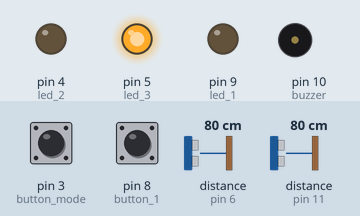
Recording of a sketch running on a simulated Arduino Uno, built with avr-gcc and run on an emulated ATmega328P. Parts: output pins drawn as LEDs (lit = HIGH), buzzer (waves = sounding, pin HIGH). The test bench sets the inputs (shaded band); at power-on: pin 3 (button_mode) LOW, pin 8 (button_1) LOW, distance to the obstacle (sensors on pin 6, pin 11) 80 cm. The echo pulse lasts 58.3 µs per cm; pins used as bus, display or sensor lines are not drawn.

Above: at 1.2 s.
1.3 s: pin 3 (button_mode) pulled HIGH for 0.15 s
At 2.6 s:
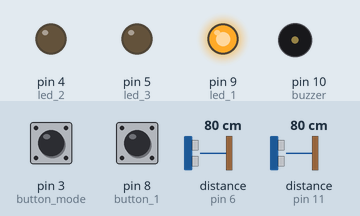
2.9 s: pin 8 (button_1) pulled HIGH for 0.15 s
At 3.8 s:
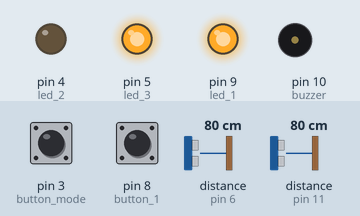
4.5 s: pin 3 (button_mode) pulled HIGH for 1 s
At 6.8 s:
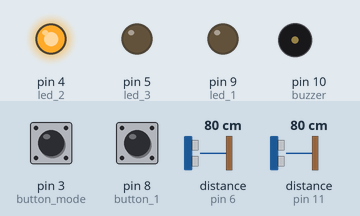
7.1 s: pin 3 (button_mode) pulled HIGH for 3.2 s
At 11.6 s:
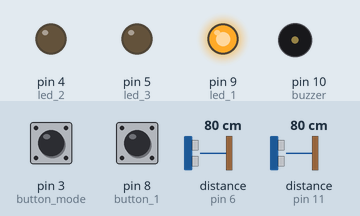
11.9 s: pin 8 (button_1) pulled HIGH for 1 s
At 13.0 s:
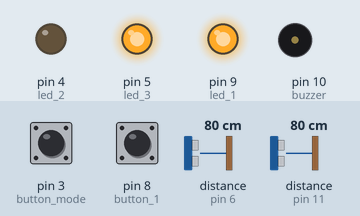
Timing chart, 0 to 14.9 s (numbered marks = the images above; inputs shaded):
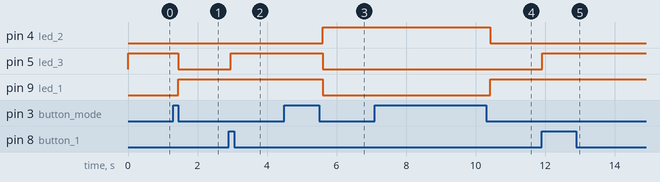

The sketch:

present1.ino
```cpp
#define button_mode 3
#define led_2 4
#define led_3 5
#define Echo_1 6
#define Trig_1 7
#define button_1 8
#define led_1 9
#define buzzer 10
#define Echo_2 11
#define Trig_2 12

int previous = LOW;
int State;
int present = LOW;
int present_2 = LOW;
int readingmode = LOW;
int reading;
int k = HIGH, n;
int m ;
int kon = LOW;
int X = LOW;
int State_1 = LOW;
int State_2 = LOW;
int add;
int breaker = HIGH;
int a, out;
long duration;
int distance;

// ==========================================================

void setup() {
  // put your setup code here, to run once:
  pinMode(button_1, INPUT);
  pinMode(Echo_1, INPUT);
  pinMode(Trig_1, OUTPUT);
  pinMode(led_1, OUTPUT);
  pinMode(buzzer, OUTPUT);
  pinMode(led_2, OUTPUT);
  pinMode(led_3, OUTPUT);
  pinMode(button_mode, INPUT);
  pinMode(Echo_2, INPUT);
  pinMode(Trig_2, OUTPUT);

  Serial.begin(9600);

}

bool readUltrasonic(){
  digitalWrite(Trig_1, LOW);
delayMicroseconds(2);

digitalWrite(Trig_1, HIGH);
delayMicroseconds(10);

digitalWrite(Trig_1, LOW);

duration = pulseIn(Echo_1, HIGH);
distance = duration * 0.034 / 2;

if( distance < 65){
  return HIGH;
}else{
  return LOW;
}

}

// ===========================================

bool readUltrasonic2(){
  digitalWrite(Trig_2, LOW);
delayMicroseconds(2);

digitalWrite(Trig_2, HIGH);
delayMicroseconds(10);

digitalWrite(Trig_2, LOW);

duration = pulseIn(Echo_2, HIGH);
distance = duration * 0.034 / 2;

if( distance < 65){
  return HIGH;
}else{
  return LOW;
}

}

// ==============================================================

void selectMode(){
  do{
    readingmode = digitalRead(button_mode);  // choose Mode: 1 or 2
    if(readingmode == HIGH && kon == LOW){
      if(X == HIGH){                        // choose Mode 2
        State_1 = LOW;
        State_2 = HIGH;
        m = 2;
        breaker = LOW;
      }else{
        State_1 = HIGH;        // choose Mode 1
        State_2 = LOW;
        m = 1;
        breaker = LOW;
      }
    }
    kon = readingmode;
  }while(readingmode == HIGH);
}

// ==============================================================================

void mode1 (){
  do{
      digitalWrite(led_1, State_1);
      digitalWrite(led_2, State_2);

      chooseMode_2();

      reading = digitalRead(button_1);
      if(reading == HIGH && previous == LOW){
        State = !State;
      }

      digitalWrite(led_3, State);
      delay(100);
      previous = reading;
    }while( m == 1);                       // if m = 2 stop Mode 1 ; come in Mode 2

      digitalWrite(led_3, LOW);           // if stop Mode 1 , led_3 off
}

// ==================================================================

void mode2 (){
  do{
      digitalWrite(led_2 ,State_2);   // State Mode
      digitalWrite(led_1, State_1);

      do{
        chooseMode_1();                    // if button_Mode = HIGH : STOP MODE 2; COME IN MODE 1

      }while(readingmode == HIGH);

      State = LOW;
      present = LOW;

      do{
        n = 6;
        present = readUltrasonic();     // sensor out room

        if( present == HIGH)
          add = 1;

        present_2 = readUltrasonic2();
        if( present_2 == HIGH && add == 1){
          if(State == LOW){
            State = HIGH;
            n = 5;
            add = 0;
          }
        }

        digitalWrite(led_3, State);

        if( n == 5){
          tone(buzzer, 925, 225);
          delay(1000);
        }
      } while (add == 1);

      out = 0;
      k = HIGH;
      n = 0;
      a = LOW;
      present = LOW;

   if ( State == HIGH){
    do{
      if( a == LOW ){

        do {
          present_2 = readUltrasonic2();      // sensor in room
          delay(200);

          if(present_2 == HIGH && a == LOW){
            do{
              chooseMode_1();                     // if button_Mode = HIHG, stop mode 2 ; come in mode 1
              } while (readingmode == HIGH);
            }

           }while( present_2 == HIGH);

          present_2 = LOW;
      }

        a = HIGH;
        delay(100);

        do{
          chooseMode_1();             // if button_Mode = HIGH, stop mode 2 ; come in mode 1
        } while ( readingmode == HIGH);

        present_2 = readUltrasonic2();      // sensor in room
        if(present_2 == HIGH){
          out = 1;
        }

        present = readUltrasonic();         // sensor out room
        if( present == HIGH && out == 1){
          k = LOW;                          // led_3 off or on
        }

        delay(100);
        n++;

     if(n == 40){

        tone(buzzer, 988, 250);
        delay(400);

        do{
          chooseMode_1();

        }while(readingmode == HIGH);

        tone(buzzer, 880, 250);
        delay(400);

        do{
          chooseMode_1();
        }while(readingmode == HIGH);

        tone(buzzer, 784, 1000);
        delay(1000);

        do{
          chooseMode_1();
        }while(readingmode == HIGH);

        tone(buzzer, 784, 1000);
        delay(1000);
      }

    } while (k == HIGH && n <= 60);
  }

   digitalWrite(led_3, LOW);

   do{
    present = readUltrasonic();       // sensor out room
     } while (present == HIGH);

   delay(100);

   } while (m == 2);            // if m = 1 is Mode 2 off

    digitalWrite( led_3, LOW );     // if stop Mode 2 is led_3 off

}

// ======================================================

void chooseMode_1(){
  readingmode = digitalRead(button_mode);     // if readingmode = HIGH; stop Mode2 come in Mode 1
  if(readingmode == HIGH && kon == LOW ){
    m = 1;
    k = LOW;
    State_1 = HIGH;
    State_2 = LOW;
  }
}

// =====================================================

void chooseMode_2(){
  do{
        readingmode = digitalRead(button_mode);         // if readingmode = high; stop mode 1 come in mode 2
        if (readingmode == HIGH && kon == LOW){
          m = 2;
          State_1 = LOW;
          State_2 = HIGH;

        }
    }while(readingmode == HIGH);
}

// %%%%%%%%%%%%%%%%%%%%%%%%%%%%%%%%%%%%%%%%%%%%%%%%%%%%%%%%%%%%%

void loop() {

    X = LOW;
    State = LOW;
  reading = LOW;

  selectMode();  // Mode 1 or 2

  digitalWrite(led_3, breaker);


  switch(m){
    case 1:               // come in mode 1 if m = 1

    mode1();

    case 2:                               // come in Mode 2

    mode2();
  }

}
```

Measured:
- after the input at 1.3 s, pin 5 (led_3): HIGH → LOW after 0.15 s; pin 9 (led_1): LOW → HIGH after 0.15 s
- after the input at 2.9 s, pin 5 (led_3): LOW → HIGH after 0.05 s
- after the input at 4.5 s, pin 4 (led_2): LOW → HIGH after 1.1 s; pin 5 (led_3), pin 9 (led_1): HIGH → LOW after 1.1 s
- after the input at 7.1 s, pin 4 (led_2): HIGH → LOW after 3.3 s; pin 9 (led_1): LOW → HIGH after 3.3 s
- after the input at 11.9 s, pin 5 (led_3): LOW → HIGH at once
